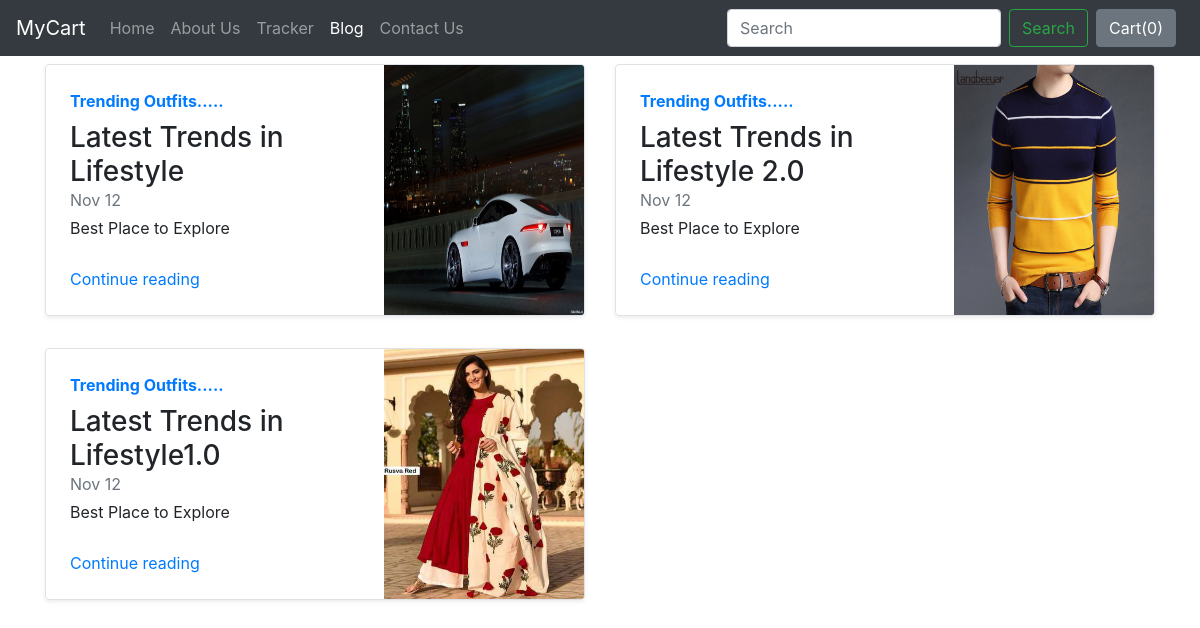
Screenshot of /blog/ with the database file from the repository.
### blog/models.py (models this page shows)
class Blogpost(models.Model):
    post_id = models.AutoField(primary_key=True)
    title = models.CharField(max_length=50)
    head0 = models.CharField(max_length=500, default="")
    chead0 = models.CharField(max_length=5000, default="")
    head1 = models.CharField(max_length=500, default="")
    chead1 = models.CharField(max_length=5000, default="")
    head2 = models.CharField(max_length=500, default="")
    chead2 = models.CharField(max_length=5000, default="")
    pub_date = models.DateField()
    thumbnail = models.ImageField(upload_to='shop/images', default="")
    def __str__(self):
        return self.title

### blog/views.py (the view)
# urls.py: path("", views.index, name="blogHome"),
def index(request):
    myposts= Blogpost.objects.all()
    print(myposts)
    return render(request, 'blog/index.html', {'myposts': myposts})

### blog/templates/blog/index.html
{% extends 'blog/basic.html' %}
{% block body %}
<div class="container">
<div class="row my-2">
    {% for item in myposts %}
        <div class="col-md-6">
            <div
                class="row no-gutters border rounded overflow-hidden flex-md-row mb-4 shadow-sm h-md-250 position-relative">
                <div class="col p-4 d-flex flex-column position-static">
                    <strong class="d-inline-block mb-2 text-primary">{{item.head0}}</strong>
                    <h3 class="mb-0">{{item.title}}</h3>
                    <div class="mb-1 text-muted">Nov 12</div>
                    <p class="card-text mb-auto">{{item.head1}}</p>
                    <a href="blogpost/{{item.post_id}}" class="stretched-link">Continue reading</a>
                </div>
                <div class="col-auto d-none d-lg-block">
                    <img src="/media/{{item.thumbnail}}" class="bd-placeholder-img" width="200" height="250"
                        aria-label="Placeholder: Thumbnail"/>
                </div>
            </div>
        </div>
{% if forloop.counter|divisibleby:2 %}
    </div><div class="row my-2">
    {% endif %}
    {% endfor %}
</div>
{% endblock %}

### rows the page displays
Blogpost: head0 "Trending Outfits.....", title "Latest Trends in Lifestyle", head1 "Best Place to Explore", thumbnail (picture)
Blogpost: head0 "Trending Outfits.....", title "Latest Trends in Lifestyle 2.0", head1 "Best Place to Explore", thumbnail (picture)
Blogpost: head0 "Trending Outfits.....", title "Latest Trends in Lifestyle1.0", head1 "Best Place to Explore", thumbnail (picture)
